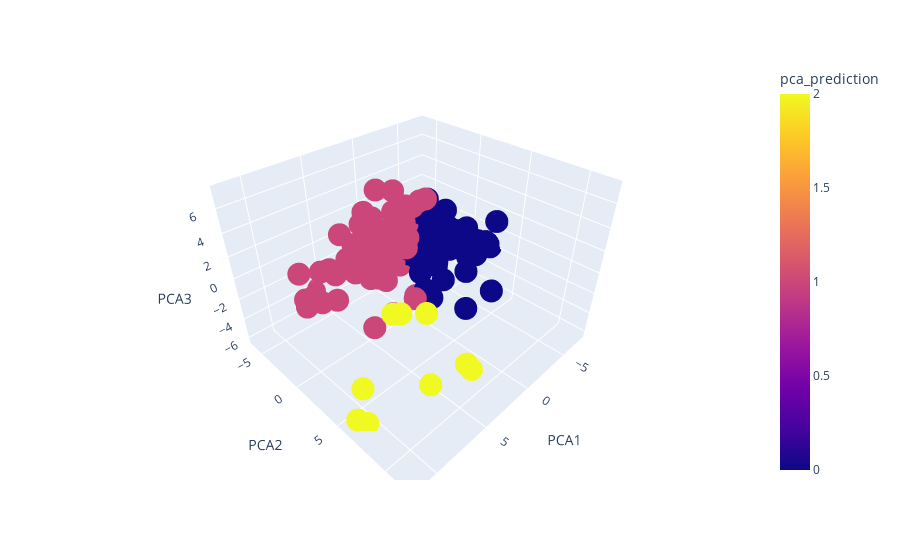

Notebook cell for this chart:
### Markdown cell above
### Visualize and Compare the Results

In this section, you will visually analyze the cluster analysis results by contrasting the outcome with and without using the optimization techniques.

### Code cell
# Composite plot to contrast the Elbow curves
import plotly.express as px
player_pca_prediction_df = player_pca_prediction_df.reset_index()
fig = px.scatter_3d(player_pca_prediction_df, x='PCA1', y='PCA2', z='PCA3' ,
                    color='pca_prediction' , hover_data=['player_name'])

fig.show()

### Figure 1 — Plotly figure (JSON) as saved in the notebook; plotly's stock layout.template omitted (floating-point values rounded to 4 significant figures; data arrays with more than 128 entries replaced by an {"elided": "..."} marker saying what was removed)
{"data": [{"customdata": {"elided": "199x1 int values"}, "hovertemplate": "PCA1=%{x}<br>PCA2=%{y}<br>PCA3=%{z}<br>player_name=%{customdata[0]}<br>pca_prediction=%{marker.color}<extra></extra>", "legendgroup": "", "marker": {"color": {"elided": "199 int values"}, "coloraxis": "coloraxis", "symbol": "circle"}, "mode": "markers", "name": "", "scene": "scene", "showlegend": false, "type": "scatter3d", "x": {"elided": "199 float values"}, "y": {"elided": "199 float values"}, "z": {"elided": "199 float values"}}], "layout": {"coloraxis": {"colorbar": {"title": {"text": "pca_prediction"}}, "colorscale": [[0, "#0d0887"], [0.1111, "#46039f"], [0.2222, "#7201a8"], [0.3333, "#9c179e"], [0.4444, "#bd3786"], [0.5556, "#d8576b"], [0.6667, "#ed7953"], [0.7778, "#fb9f3a"], [0.8889, "#fdca26"], [1, "#f0f921"]]}, "legend": {"tracegroupgap": 0}, "margin": {"t": 60}, "scene": {"domain": {"x": [0, 1], "y": [0, 1]}, "xaxis": {"title": {"text": "PCA1"}}, "yaxis": {"title": {"text": "PCA2"}}, "zaxis": {"title": {"text": "PCA3"}}}}}
